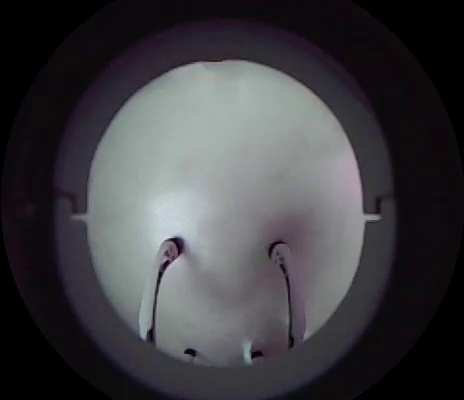
#> input picture dataset/image_003.jpg, 464 x 400 px, found by its file name
$ python undistort_image.py
#> lines starting #> are read from the running program, lines starting #| are printed output that depends on the picture
import cv2
import numpy as np

def undistort_image(img: np.ndarray) -> np.ndarray | None:
    """
    Corrige a distorção de uma imagem (tipo fisheye) usando parâmetros de calibração pré-definidos.

    Esta função encapsula toda a lógica de correção, incluindo o redimensionamento
    necessário para a aplicação dos parâmetros e o retorno ao tamanho original.

    Args:
        img (np.ndarray): A imagem de entrada como um array NumPy (no formato BGR).

    Returns:
        np.ndarray | None: A imagem corrigida como um array NumPy, ou None se a correção falhar.
    """
    # Estes valores foram extraídos arquivo .npz
    K = np.array([[138.13556794,0., 228.67979535],[0., 142.46798892, 210.19526817],[0.,0.,1.]])
    D = np.array([[ 0.15522498],[-0.1554219 ],[ 0.10805718],[-0.04531632]])
    # Dimensões usadas durante a calibração original [width, height]
    DIM = np.array([464, 400])

    # Assegura que a imagem de entrada é válida
    if img is None or img.size == 0:
        print("Erro: Imagem de entrada é inválida.")
        return None

    # Dimensões da imagem original e da calibração
    original_dimensions = (img.shape[1], img.shape[0]) # (width, height)
    calibration_dimensions = tuple(DIM)

    # Redimensionar para as dimensões de calibração
    img_resized = cv2.resize(img, calibration_dimensions)

    undistorted_image = None

    # Aplicar a correção de distorção fisheye
    try:
        # A função de correção da OpenCV é chamada aqui
        temp_undistorted = cv2.fisheye.undistortImage(img_resized, K, D, None, K)

        # Garante que a imagem resultante não é preta/inválida
        if temp_undistorted is not None and np.mean(temp_undistorted) > 5:
            undistorted_image = temp_undistorted
    except Exception as e:
        print(f"Uma exceção ocorreu durante a correção da imagem: {e}")
        pass # Falha silenciosamente e retorna None

    if undistorted_image is None:
        print("A correção da imagem falhou ou resultou em uma imagem vazia.")
        return None # Retorna falha se a correção não funcionou

    # Redimensionar a imagem corrigida de volta para o tamanho original
    final_image = cv2.resize(undistorted_image, original_dimensions)

    # print("Imagem corrigida com sucesso.")
    return final_image


# --- EXEMPLO DE USO ---
if __name__ == "__main__":
    # Coloque o caminho para uma imagem de teste aqui
    IMAGE_PATH = "data/data_geral/image_003.jpg"

    # Carrega a imagem original do disco
    original_img = cv2.imread(IMAGE_PATH)
#> original_img is the input picture: shape (400, 464, 3); mean B, G, R 66.5, 62.9, 63.5

    if original_img is None:
        print(f"Erro: não foi possível carregar a imagem de '{IMAGE_PATH}'")
        print("Por favor, verifique se o caminho para a imagem está correto.")
    else:
        # Simula o fluxo de uso que você descreveu
        # (Neste caso, a imagem já está em BGR, então não precisamos do cvtColor)
        print("Aplicando a função undistort_image...")
        corrected_img = undistort_image(original_img)
#> in undistort_image, `temp_undistorted = cv2.fisheye.undistortImage(img_resized, K, D, None,..`:
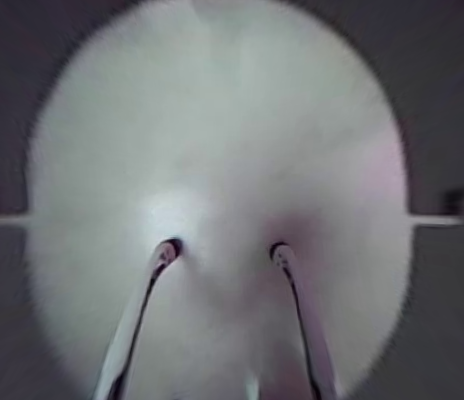
#> temp_undistorted: shape (400, 464, 3); mean B, G, R 116.7, 113.9, 111.5
        print(type(original_img))
#| <class 'numpy.ndarray'>
        print(type(corrected_img))
#| <class 'numpy.ndarray'>

        # Verifica se a correção foi bem-sucedida
        if corrected_img is not None:
            # Mostra a imagem original e a corrigida lado a lado para comparação
            comparison_image = np.hstack([original_img, corrected_img])
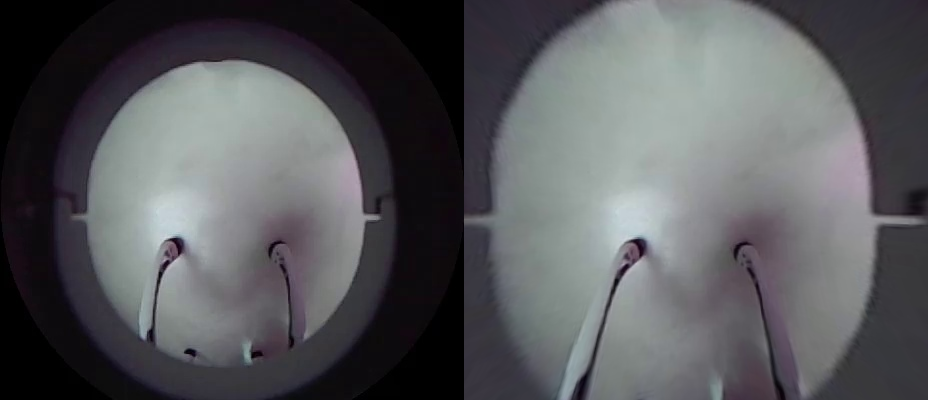
#> comparison_image: shape (400, 928, 3); mean B, G, R 91.6, 88.4, 87.5

            # Redimensiona a imagem de comparação se for muito grande para a tela
            max_width = 1280
            if comparison_image.shape[1] > max_width:
                scale = max_width / comparison_image.shape[1]
                new_height = int(comparison_image.shape[0] * scale)
                comparison_image = cv2.resize(comparison_image, (max_width, new_height))

            cv2.imshow("Original vs. Corrigida", comparison_image)
            print("\nPressione qualquer tecla para fechar as janelas.")
            cv2.waitKey(0)
            cv2.destroyAllWindows()

$ run again, with dataset/image_000.jpg copied over dataset/image_003.jpg
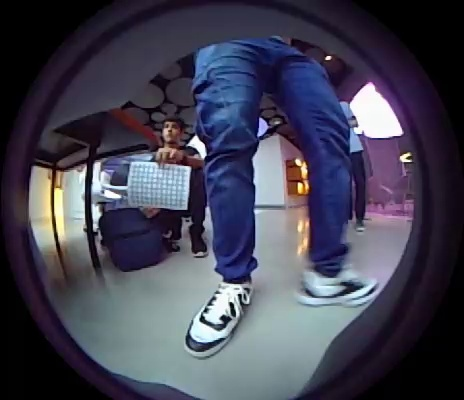
#> input picture dataset/image_000.jpg, 464 x 400 px, found by its file name
#> original_img is the input picture: shape (400, 464, 3); mean B, G, R 83.3, 67, 67.1
#> in undistort_image, `temp_undistorted = cv2.fisheye.undistortImage(img_resized, K, D, None,..`:
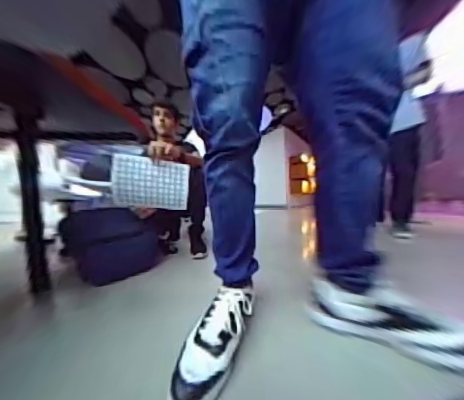
#> temp_undistorted: shape (400, 464, 3); mean B, G, R 118.9, 96.9, 92.6
#| <class 'numpy.ndarray'>
#| <class 'numpy.ndarray'>
#> `comparison_image = np.hstack([original_img, corrected_img])`:
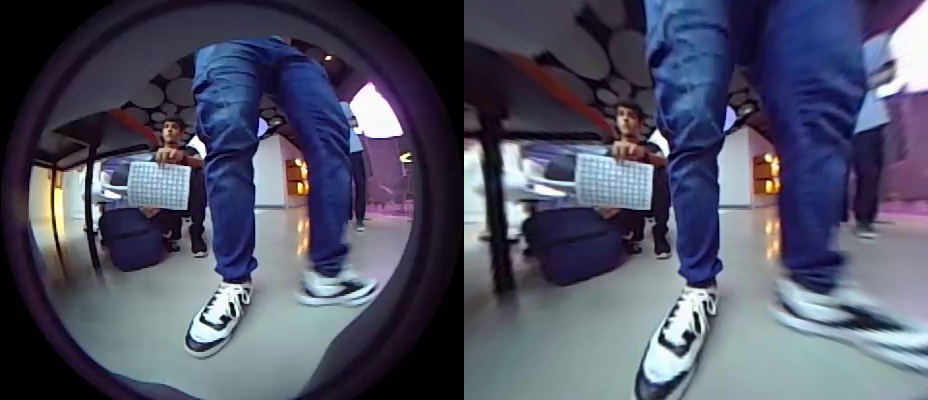
#> comparison_image: shape (400, 928, 3); mean B, G, R 101.1, 81.9, 79.8

$ run again, with dataset/image_001.jpg copied over dataset/image_003.jpg
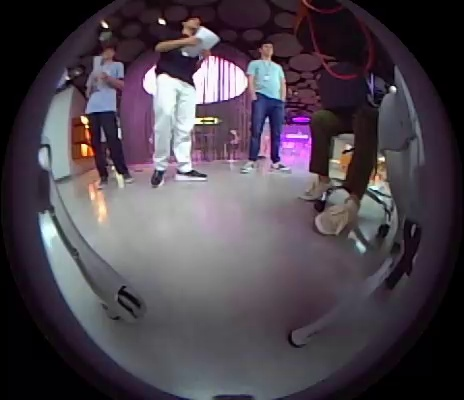
#> input picture dataset/image_001.jpg, 464 x 400 px, found by its file name
#> original_img is the input picture: shape (400, 464, 3); mean B, G, R 77.4, 68.3, 76.8
#> in undistort_image, `temp_undistorted = cv2.fisheye.undistortImage(img_resized, K, D, None,..`:
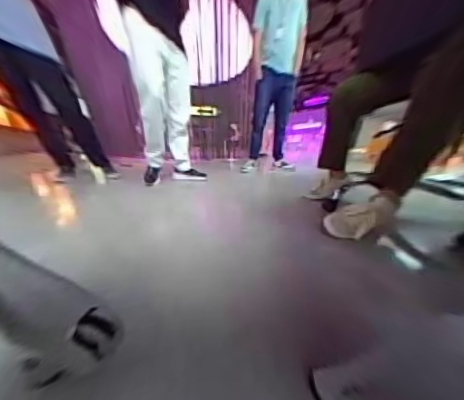
#> temp_undistorted: shape (400, 464, 3); mean B, G, R 107.1, 96.9, 107.7
#| <class 'numpy.ndarray'>
#| <class 'numpy.ndarray'>
#> `comparison_image = np.hstack([original_img, corrected_img])`:
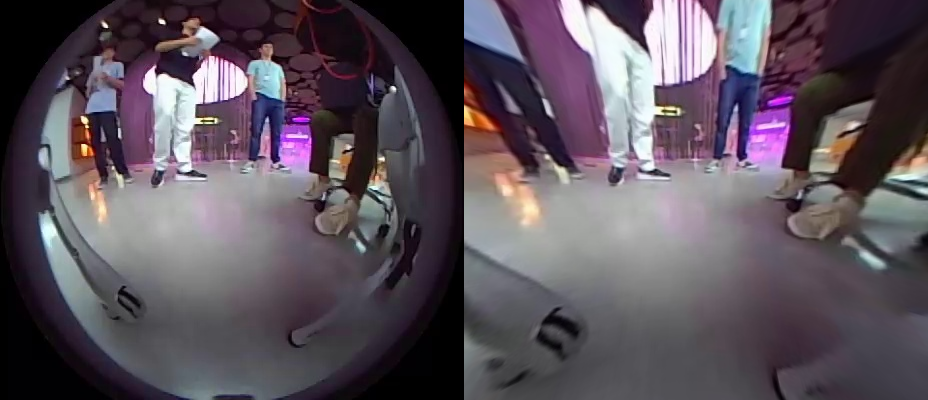
#> comparison_image: shape (400, 928, 3); mean B, G, R 92.2, 82.6, 92.2

$ run again, with dataset/image_002.jpg copied over dataset/image_003.jpg
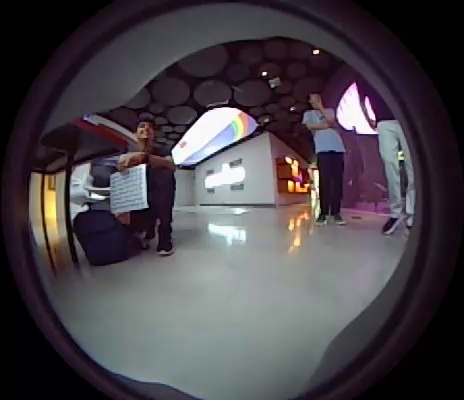
#> input picture dataset/image_002.jpg, 464 x 400 px, found by its file name
#> original_img is the input picture: shape (400, 464, 3); mean B, G, R 73.2, 67.3, 72.6
#> in undistort_image, `temp_undistorted = cv2.fisheye.undistortImage(img_resized, K, D, None,..`:
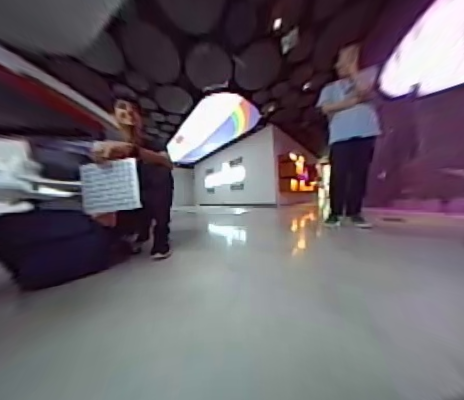
#> temp_undistorted: shape (400, 464, 3); mean B, G, R 104.9, 97.5, 104.3
#| <class 'numpy.ndarray'>
#| <class 'numpy.ndarray'>
#> `comparison_image = np.hstack([original_img, corrected_img])`:
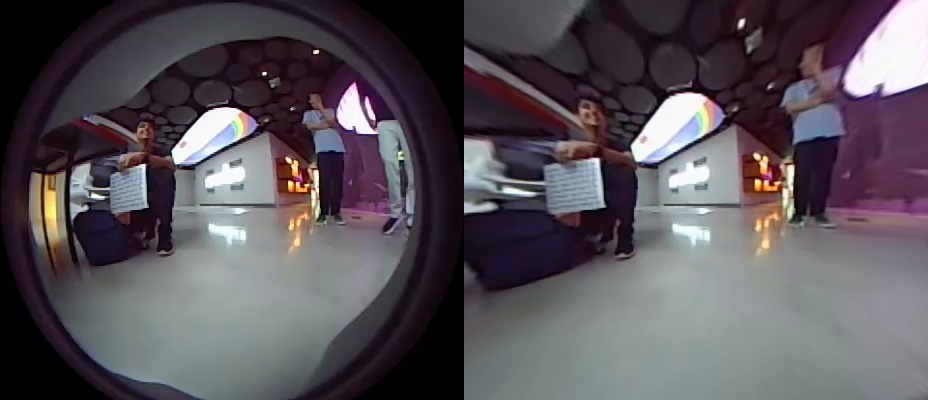
#> comparison_image: shape (400, 928, 3); mean B, G, R 89.1, 82.4, 88.5
